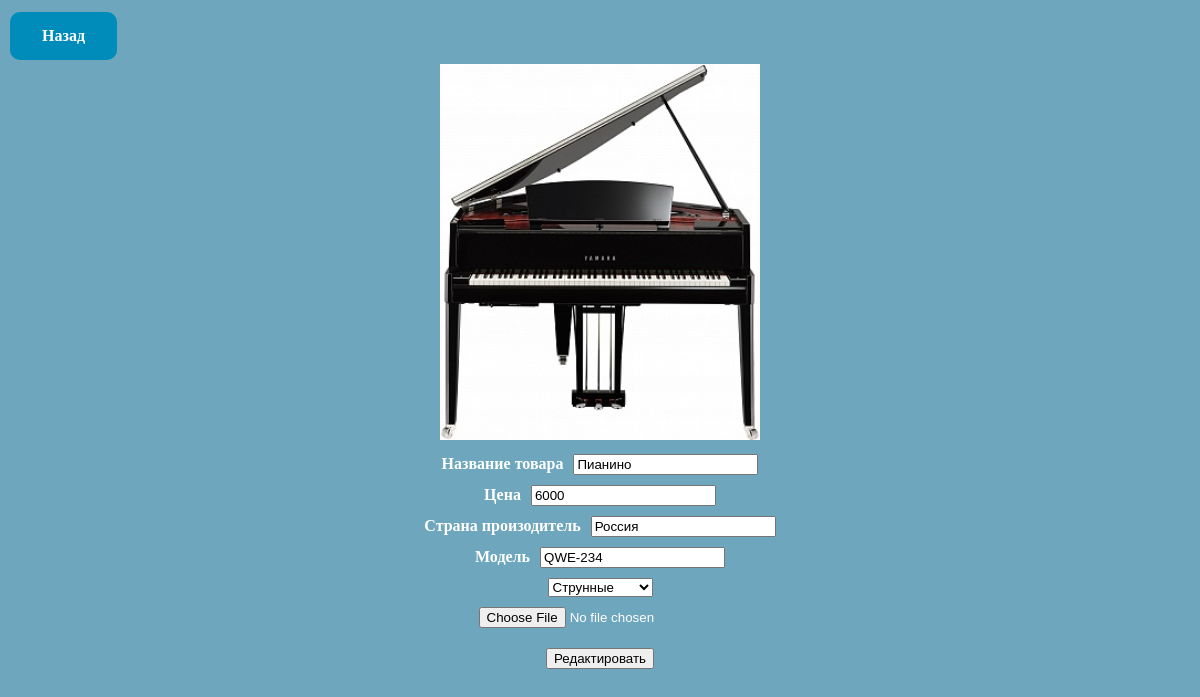
Before: /admin/edit.php with the older database file.
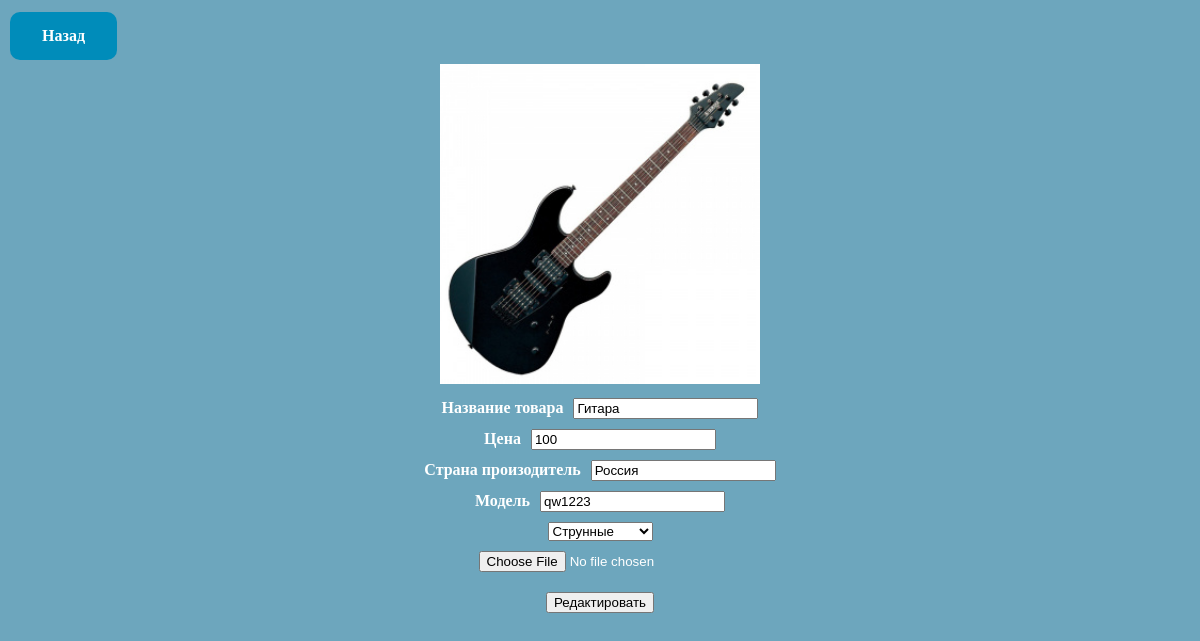
After: the same page with the newer database file.
### tables this page shows
CREATE TABLE `tovar` (
  `id_tovar` int NOT NULL,
  `name_tovar` varchar(150) NOT NULL,
  `sale` varchar(250) NOT NULL,
  `photo` varchar(250) NOT NULL,
  `country` varchar(150) NOT NULL,
  `date_tovar` date NOT NULL,
  `model` varchar(150) NOT NULL,
  `category` int NOT NULL
);

### admin/edit.php (the view, shortened to what this page needs)
<?php
require_once "../connect.php";
$querycat = "select * from category";
$resultcat = mysqli_query($con, $querycat);
$query_first = "select id_tovar from tovar limit 1";
$result_first_id = mysqli_fetch_array(mysqli_query($con, $query_first));
$tovar_id = !empty($_GET["edit"]) ? $_GET["edit"] : $result_first_id['id_tovar'];
$tovar_info = mysqli_fetch_array(mysqli_query($con, "select * from tovar where id_tovar = '$tovar_id'"));
?>
<!DOCTYPE html>
<html lang="en">
<head>
    <link rel="stylesheet" href="/style.css">
</head>
<body>
    <a href='/admin/index.php'><Button class='btn log-btn'>Назад</Button></a>
    <div class="editBlock">
        <img src="../img/<?=$tovar_info['photo']?>" alt="<?=$tovar_info['photo']?>" style="width: 320px;">
        <form action="../admin/edit.php" method="POST" enctype="multipart/form-data">
            <div class="input-group"><label for="name">Название товара</label><input value="<?= $tovar_info['name_tovar'] ?>" type="text" id="name" name="name"></div>
            <div class="input-group"><label for="cost">Цена</label><input value="<?= $tovar_info['sale'] ?>" type="text" id="sale" name="sale"></div>
            <div class="input-group"><label for="Country">Страна произодитель</label><input value="<?= $tovar_info['country'] ?>" type="text" id="country" name="country"></div>
            <div class="input-group"><label for="model">Модель</label><input value="<?= $tovar_info['model'] ?>" type="text" id="model" name="model"></div>
            <div class="input-group"><select name="category" id="category">
                    <?php
                    while ($category = mysqli_fetch_array($resultcat)) {
                    ?>
                        <option value="<?= $category['id_category']; ?>"><?= $category['name_category'] ?></option>
                    <?php
                    }
                    ?>
                </select></div>
            <div class="input-group"><label for="photo"></label><input value="<?= $tovar_info['photo'] ?>" type="file" id="photo" name="photo"></div>
            <input type="submit" value="Редактировать" style="margin-top: 20px;">
        </form>
    </div>
</body>
</html>

Changed rows visible on the page:
no longer on this page (row unchanged): tovar: photo (picture), name "Пианино", sale "6000", country "Россия", model "QWE-234"
added tovar: photo (picture), name "Гитара", sale "100", country "Россия", model "qw1223"
